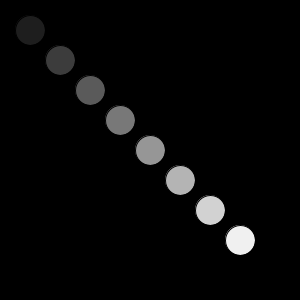
Frame 1 (no input)
Frame 60 (the mouse pressed at the canvas centre just before this capture): identical to frame 1, image omitted
Frame 120 (the mouse held since frame 60 and released just before this capture): blank canvas, image omitted

The Processing sketch that drew this single still picture (run headless with seeded random() and noise(); from frame 60 on, the mouse is pressed at the canvas centre):

// Processing sketch: processing_115143
// ── processing_115143.pde

void setup() {
  size(300,300);
}
void draw() {
  background (0);
  if (mouseX>width/2)
  for (int a=0; a<=height; a+=30){
      fill (1*a);
      ellipse (a,a+mouseY,30,30);
  }
  if (mouseY<height/2)
    for (int b=0; b<=width; b+=30){
      fill (1*b);
      ellipse (b,b+mouseY,30,30);
    }
}
